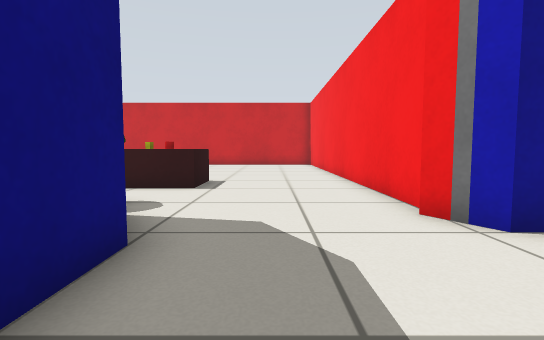
[1] (above)

16 first-person views from a walk through a robot-simulator world made for Gazebo. The camera is 0.5 m above the floor, tilts 4° down and sees 85° across. Floor lines are 1 m apart. The floor is counted in squares, 0.5 m on a side. Each view is taken from the middle of a square. On the plan, view 1 faces up. The plan holds only what a view shows up to about 12 squares ahead; the rest is blank.

[2]
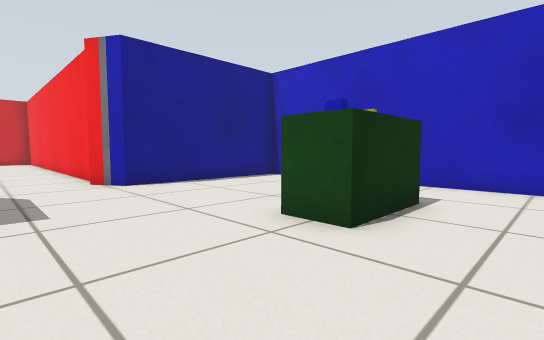

[3]
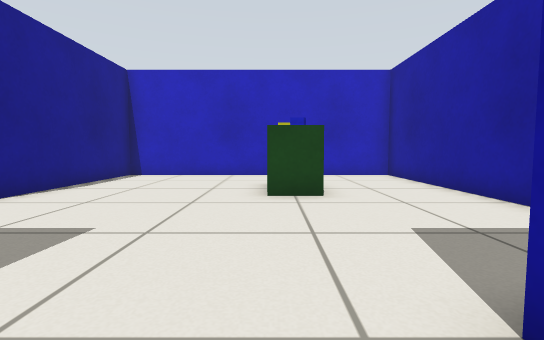

[4]
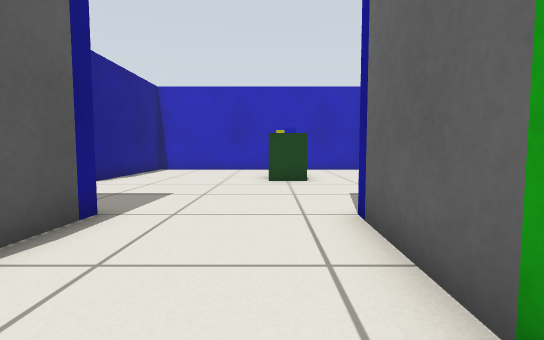

[5]
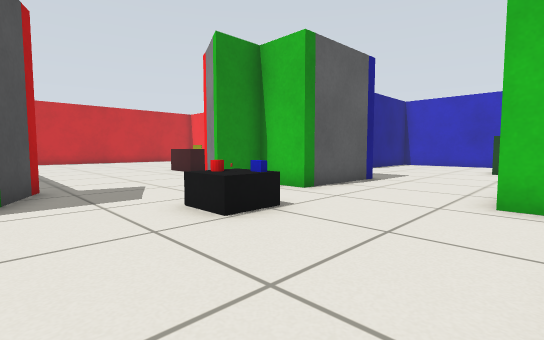

[6]
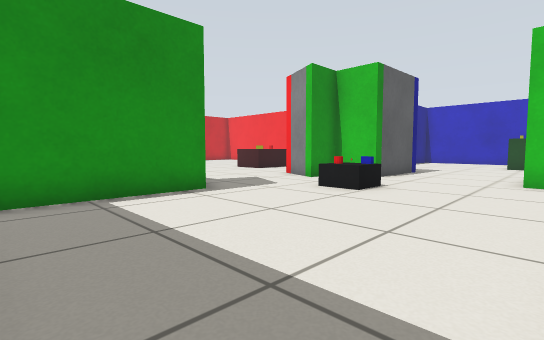

[7]
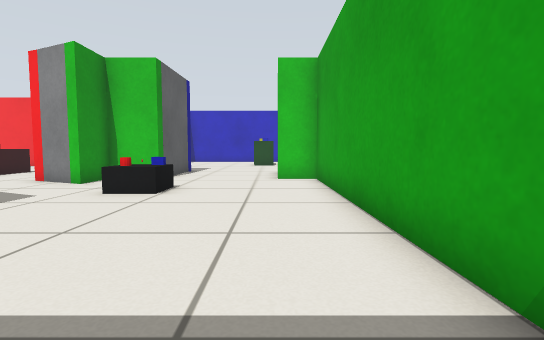

[8]
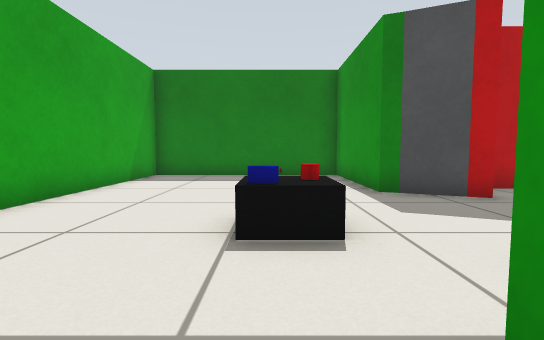

[9]
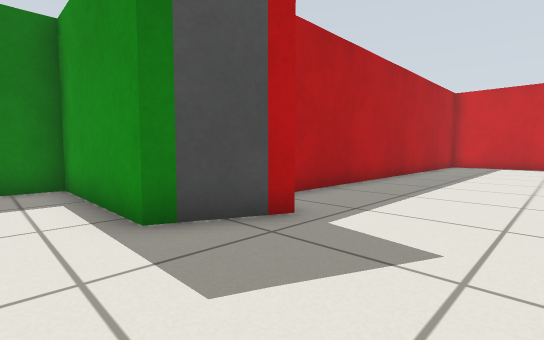

[10]
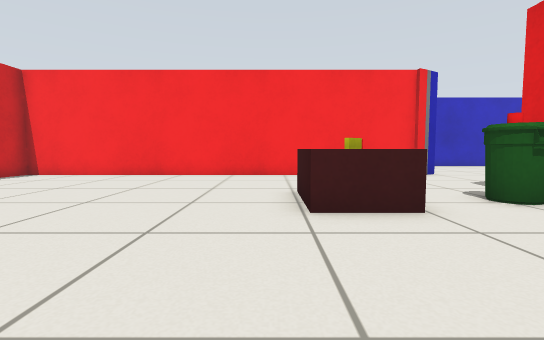

[11]
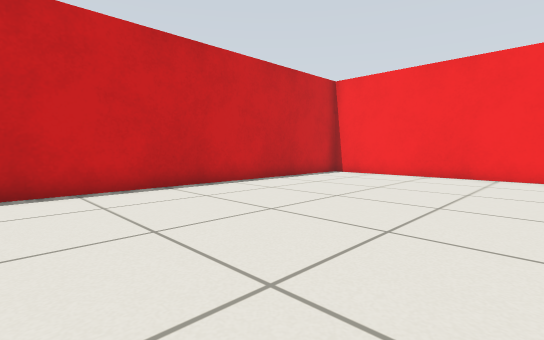

[12]
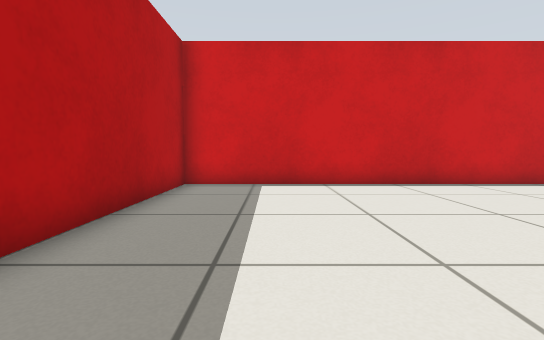

[13]
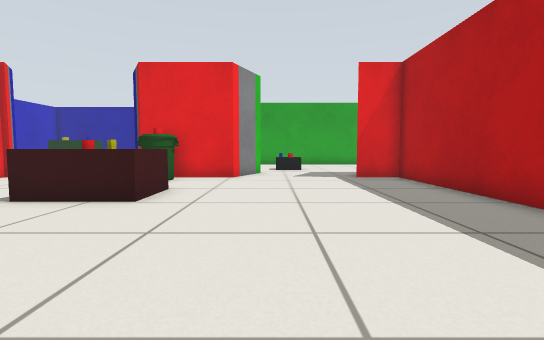

[14]
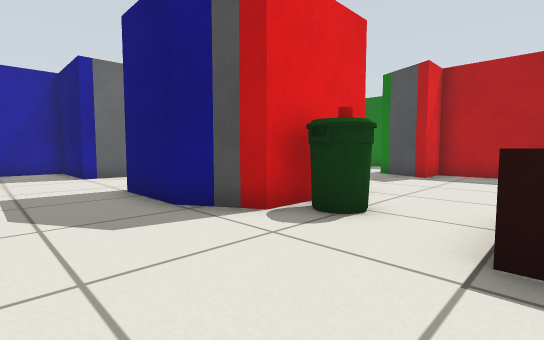

[15]
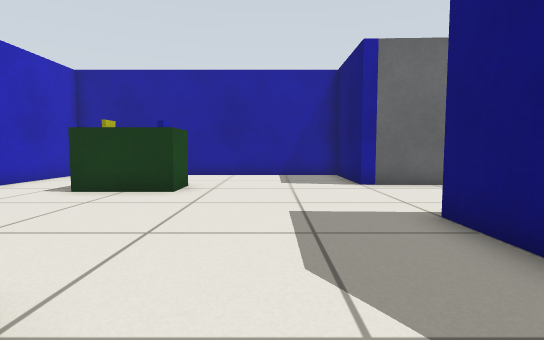

[16]
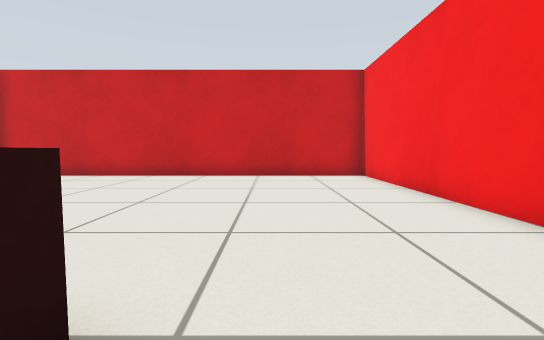

### Floor plan
Points are (right, up) in squares from view 1. A wall is a line through its corners. A room is listed if a view was taken in it or the views show most of it. See-through windows are left out.
Room 1 (views 1, 2, 3, 8)
walls: (-2.4, 4.5) (-1.5, 3) (-1.5, 0.7) (-5, 0.8); (-5, -3.2) (-1.5, -3.3) (-1.5, -6.5) (8.5, -6.5) (8.5, 3.5) (2.9, 3.5) (2.2, 4.6)
ways out: opening at (-5, -1) to room 2; opening at (0.5, 4) to room 3
objects: blue block (4, -3); counter (4, -3) to (5, -2); other object (5, -2)
Room 2 (views 4, 5, 6, 7, 9)
walls: (-5, 0.8) (-5, 2.5) (-6.5, 2.5) (-5.6, 4.5); (-10, 4.5) (-10.9, 2.5) (-15.5, 2.5) (-15.5, -4.5) (-5, -4.5) (-5, -3.2)
ways out: opening at (-5, -1) to room 1; opening at (-8, 4) to room 3
objects: red block (-8, 1); blue block (-7, 0)
Room 3 (views 10, 11, 12, 13, 14, 15, 16)
walls: (-5.6, 4.5) (-2.4, 4.5); (2.5, 4.4) (2.5, 19.5) (-11.5, 19.5) (-11.5, 4.5) (-10, 4.5)
ways out: opening at (0.5, 4) to room 1; opening at (-8, 4) to room 2
objects: bin (-4, 5) to (-3, 6); table (-4, 8) to (-2, 9); yellow block (-4, 9); red block (-3, 5); other object (-3, 8)

Where each view was taken, in squares from view 1:
view 1: 0 up, 0 right, facing up
view 2: 5 down, 0 right, facing up-right
view 3: 2 down, 3 left, facing right
view 4: 2 down, 6 left, facing right
view 5: 4 down, 11 left, facing up-right
view 6: 4 down, 15 left, facing up-right
view 7: 3 down, 15 left, facing right
view 8: 0 up, 4 left, facing left
view 9: 1 up, 7 left, facing up-left
view 10: 10 up, 9 left, facing right
view 11: 12 up, 9 left, facing up-right
view 12: 11 up, 9 left, facing up
view 13: 15 up, 7 left, facing down
view 14: 8 up, 1 right, facing down-left
view 15: 5 up, 1 right, facing down
view 16: 8 up, 1 left, facing up
